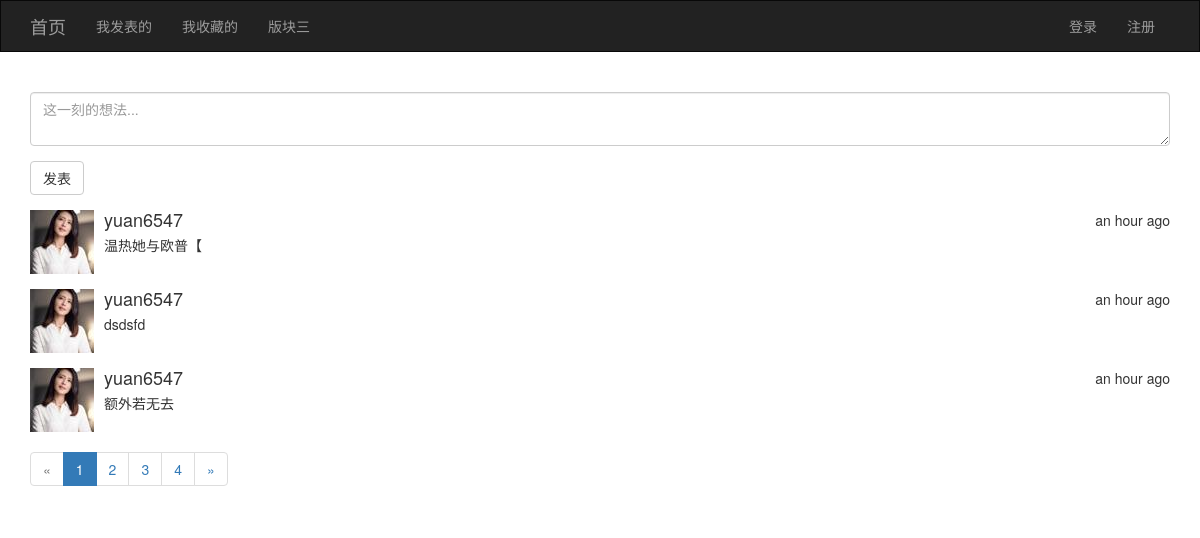
The page / on the database its author committed.
### app/models.py (models this page shows, shortened)
class Posts(db.Model):
    id = db.Column(db.Integer, primary_key=True)
    content = db.Column(db.String(128))
    timestamp = db.Column(db.DateTime, default=datetime.utcnow)
    uid = db.Column(db.Integer, db.ForeignKey('user.id'))

class User(UserMixin, db.Model):
    id = db.Column(db.Integer, primary_key=True)
    username = db.Column(db.String(20), unique=True)
    password_hash = db.Column(db.String(20))
    email = db.Column(db.String(64), unique=True)
    confirmed = db.Column(db.Boolean, default=True)
    icon = db.Column(db.String(64), default='default.jpg')
    posts = db.relationship('Posts', lazy='dynamic', backref='user')
    favorites = db.relationship('Posts', lazy='dynamic', secondary='collections', backref=db.backref('users', lazy='dynamic'))
    @property
    def password(self):
        raise AttributeError('密码属性不可读')

### app/views/main.py (the view, shortened to what this page needs)
@main.route('/', methods=['GET', 'POST'])
def index():
    form = PostsForm()
    page = request.args.get('page', 1, int)
    pagination = Posts.query.order_by(Posts.timestamp.desc()).paginate(page, per_page=3, error_out=False)
    posts = pagination.items
    return render_template('main/index.html', form=form, posts=posts, pagination=pagination)

### app/forms.py
class PostsForm(FlaskForm):
    content = TextAreaField('', render_kw={'placeholder': '这一刻的想法...'},validators=[Length(3, 120, '内容必须在3~120个字符之间')])
    submit = SubmitField('发表')

### app/templates/main/index.html (shortened to what this page needs)
{% extends 'common/base.html' %}
{% from 'common/macro.html' import show_pagination %}
{% block page_content %}
    {{ quick_form(form) }}
    {% for p in posts %}
        <div class="media">
            <div class="media-left">
                <a href="#">
                    <img class="media-object" src="{{ url_for('static', filename='upload/'+p.user.icon) }}" alt="头像">
                </a>
            </div>
            <div class="media-body">
                <div style="float: right;">{{ moment(p.timestamp).fromNow() }}</div>
                <h4 class="media-heading">{{ p.user.username }}</h4>
                {{ p.content }}
            </div>
        </div>
    {% endfor %}
    {{ show_pagination(pagination, 'main.index', id=3, name='xxx') }}
{% endblock %}

### app/templates/common/base.html (shortened to what this page needs)
{% extends 'bootstrap/base.html' %}
{% from 'bootstrap/wtf.html' import quick_form %}
{% block navbar %}
    <nav class="navbar navbar-inverse" style="border-radius: 0px;">
        <div class="container">
            <div class="navbar-header">
                <a class="navbar-brand" href="/">首页</a>
            </div>
            <div class="collapse navbar-collapse">
                <ul class="nav navbar-nav">
                    <li><a href="{{ url_for('posts.publish_me') }}">我发表的</a></li>
                    <li><a href="{{ url_for('posts.collect_me') }}">我收藏的</a></li>
                    <li><a href="#">版块三</a></li>
                </ul>
                <ul class="nav navbar-nav navbar-right">
                {% if current_user.is_authenticated %}
                    <li><a href="{{ url_for('user.logout') }}">退出</a></li>
                    <li class="dropdown">
                        <a href="#" class="dropdown-toggle" data-toggle="dropdown" role="button" aria-haspopup="true"
                           aria-expanded="false">{{ current_user.username }} <span class="caret"></span></a>
                        <ul class="dropdown-menu">
                            <li><a href="{{ url_for('user.profile') }}">用户详情</a></li>
                            <li><a href="{{ url_for('user.alter_pwd') }}">修改密码</a></li>
                            <li><a href="#">修改邮箱</a></li>
                            <li><a href="{{ url_for('user.icon') }}">修改头像</a></li>
                        </ul>
                    </li>
                {% else %}
                    <li><a href="{{ url_for('user.login') }}">登录</a></li>
                    <li><a href="{{ url_for('user.register') }}">注册</a></li>
                {% endif %}
                </ul>
            </div>
        </div>
    </nav>
{% endblock %}
{% block content %}
    <div class="container">
        {% block page_content %}默认内容{% endblock %}
    </div>
{% endblock %}
{% block head %}
    {{ super() }}
{% endblock %}

### app/templates/common/macro.html
{% macro show_pagination(pagination, endpoint) %}
    <nav aria-label="Page navigation">
        <ul class="pagination">
            <li {% if not pagination.has_prev %}class="disabled"{% endif %}>
                <a href="{% if pagination.has_prev %}{{ url_for(endpoint, page=pagination.prev_num, **kwargs) }}{% else %}#{% endif %}" aria-label="Previous">
                    <span aria-hidden="true">&laquo;</span>
                </a>
            </li>
            {% for p in pagination.iter_pages() %}
                {% if p %}
                <li {% if p == pagination.page %}class="active"{% endif %}><a href="{{ url_for(endpoint, page=p, **kwargs) }}">{{ p }}</a></li>
                {% else %}
                <li><a href="#">&hellip;</a></li>
                {% endif %}
            {% endfor %}
            <li {% if not pagination.has_next %}class="disabled"{% endif %}>
                <a href="{% if pagination.has_next %}{{ url_for(endpoint, page=pagination.next_num, **kwargs) }}{% else %}#{% endif %}" aria-label="Next">
                    <span aria-hidden="true">&raquo;</span>
                </a>
            </li>
        </ul>
    </nav>
{% endmacro %}

### rows shown on the page
Posts: icon (placeholder picture), timestamp "an hour ago", user.username "yuan6547", content "温热她与欧普【"
Posts: icon (placeholder picture), timestamp "an hour ago", user.username "yuan6547", content "dsdsfd"
Posts: icon (placeholder picture), timestamp "an hour ago", user.username "yuan6547", content "额外若无去"

### other values the page prints
{{ p }} "1" "2" "3" "4"
